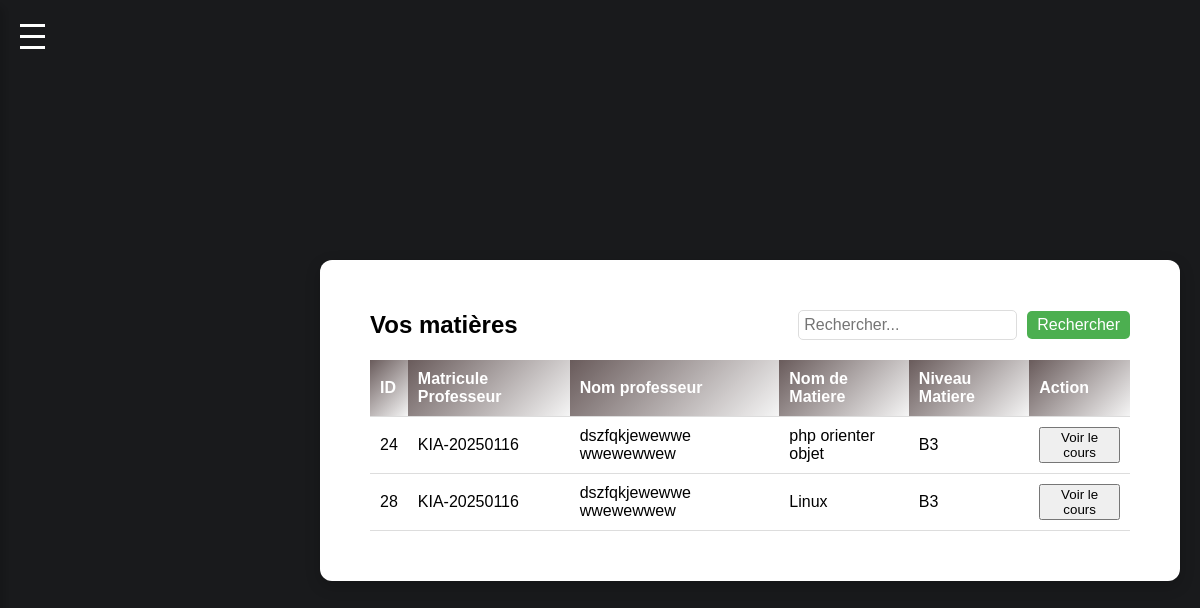
Page /MatiereEtu.php?niveau=B3 on the committed database.
### tables this page shows
CREATE TABLE IF NOT EXISTS `matieres` (
  `id` int NOT NULL AUTO_INCREMENT,
  `matricule_prof` varchar(50) NOT NULL,
  `nom_prof` varchar(100) NOT NULL,
  `nom_matiere` varchar(100) NOT NULL,
  `niveau_matiere` varchar(100) NOT NULL,
  PRIMARY KEY (`id`)
);

### Class/Matiere.php (called while the page is built, shortened)
<?php
class Matiere
{
    private $conn;
    private $table = "matieres";
    public function __construct($db)
    {
        $this->conn = $db;
    }
    public function getAllMatiereParEtu($niveau)
    {
        $query = "SELECT * FROM " . $this->table . " WHERE niveau_matiere = ?";
        $stmt = $this->conn->prepare($query);
        $stmt->bind_param("s", $niveau);
        $stmt->execute();
        $result = $stmt->get_result();
        if ($result->num_rows > 0) {
            return $result->fetch_all(MYSQLI_ASSOC);
        }
        return [];
    }
}

### MatiereEtu.php (the view, shortened to what this page needs)
<?php
require_once 'Class/Matiere.php';
$database = new Database();
$db = $database->getConnection();
$matiere = new Matiere($db);
$niveau = strval($_GET['niveau']);
$search = isset($_GET['search']) ? trim($_GET['search']) : '';
$matieres = $matiere->getAllMatiereParEtu($niveau);
?>
<!DOCTYPE html>
<html lang="en">
<head>
</head>
<body>
    <div class="hamburger-menu" onclick="toggleSidebar()">
        <div class="bar"></div>
        <div class="bar"></div>
        <div class="bar"></div>
    </div>
    <div class="content">
        <div class="header">
            <h2>Vos matières</h2>
            <form method="GET" action="gestionVer.php">
                <input name="search" type="text" placeholder="Rechercher..." value="<?= htmlspecialchars($search); ?>">
                <button type="submit">Rechercher</button>
            </form>
        </div>
        <div class="table-container">
            <table>
                <thead>
                    <tr>
                        <th>ID</th>
                        <th>Matricule Professeur</th>
                        <th>Nom professeur</th>
                        <th>Nom de Matiere</th>
                        <th>Niveau Matiere</th>
                        <th>Action</th>
                    </tr>
                </thead>
                <tbody>
                    <?php if (!empty($matieres)): ?>
                        <?php foreach ($matieres as $matiere): ?>
                            <tr>
                                <td><?= htmlspecialchars($matiere['id']); ?></td>
                                <td><?= htmlspecialchars($matiere['matricule_prof']); ?></td>
                                <td><?= htmlspecialchars($matiere['nom_prof']); ?></td>
                                <td><?= str_replace('_',' ',htmlspecialchars($matiere['nom_matiere'])); ?></td>
                                <td><?= htmlspecialchars($matiere['niveau_matiere']); ?></td>
                                <td class="actions">
                                    <button class="details" onclick="location.href='#?niveau=<?= $matiere['niveau_matiere']; ?>&&matiere=<?= $matiere['nom_matiere']; ?>'">
                                        Voir le cours
                                    </button>
                                </td>
                            </tr>
                        <?php endforeach; ?>
                    <?php else: ?>
                        <tr>
                            <td colspan="6">Aucune matière trouvée.</td>
                        </tr>
                    <?php endif; ?>
                </tbody>
            </table>
        </div>
    </div>
</body>
</html>

### MatiereEtu.php (style rules this page uses)
body { font-family: 'Arial', sans-serif; background-color: #191a1c; margin: 0; padding: 20px; display: flex; justify-content: center; align-items: center; min-height: 100vh; }
.hamburger-menu { display: flex; flex-direction: column; cursor: pointer; position: fixed; top: 20px; left: 20px; z-index: 1001; }
.hamburger-menu .bar { height: 3px; width: 25px; background-color: white; margin: 4px 0; transition: 0.4s; }
.content { max-width: 900px; background: #ffffff; padding: 50px; border-radius: 12px; box-shadow: 0px 5px 15px rgba(0, 0, 0, 0.2); text-align: center; margin-left: 300px; color: #000; }
.header { display: flex; justify-content: space-between; align-items: center; }
.header h2 { margin: 0; font-size: 1.5em; color: #000; }
form { display: flex; justify-content: center; align-items: center; }
input[type="text"] { padding: 5px; font-size: 16px; border-radius: 5px; border: 1px solid #ddd; }
button[type="submit"] { padding: 5px 10px; font-size: 16px; border: none; border-radius: 5px; background-color: #4caf50; color: white; cursor: pointer; margin-left: 10px; }
table { width: 100%; margin-top: 20px; border-collapse: collapse; }
th, td { padding: 10px; border-bottom: 1px solid #ddd; text-align: left; }
th { background: linear-gradient(135deg, #695b5b, #f5f5f5); color: white; }

### rows in the picture
matieres: id "24", matricule_prof "KIA-20250116", nom_prof "dszfqkjewewwe wwewewwew", nom_matiere "php orienter objet", niveau_matiere "B3"
matieres: id "28", matricule_prof "KIA-20250116", nom_prof "dszfqkjewewwe wwewewwew", nom_matiere "Linux", niveau_matiere "B3"
